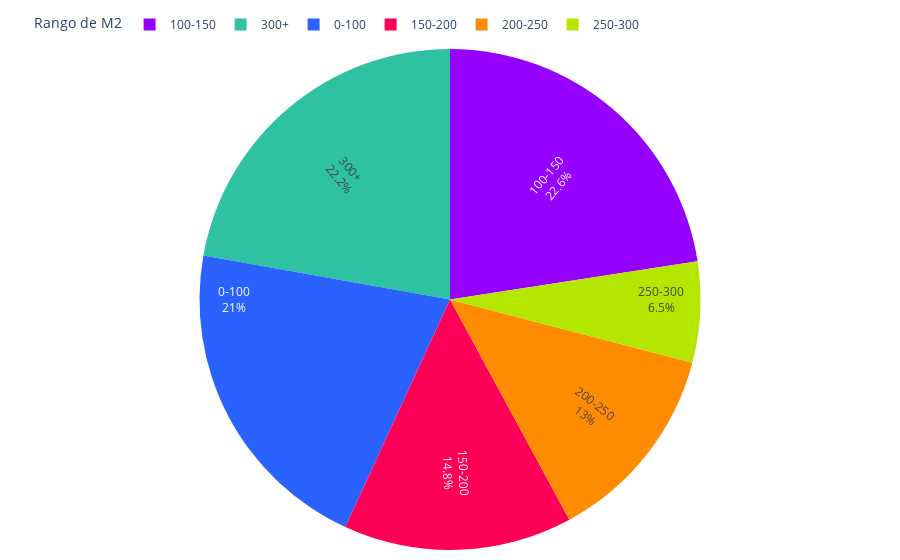

Notebook code cell kept with this figure:
### Code cell
def sumar_tablas(dataframes_list):
    tabla_suma = None
    
    for df in dataframes_list:
        tabla_actual = df.groupby(['m2_construido', 'segmento']).size().unstack(fill_value=0)
        
        if tabla_suma is None:
            tabla_suma = tabla_actual
        else:
            tabla_suma = tabla_suma.add(tabla_actual, fill_value=0)
    
    print("Tabla general de frecuencia:")
    print(tabla_suma)
    
    fig = graficar_tabla(tabla_suma)
    
    # Guardar la gráfica como archivo HTML
    guardar_grafico_como_html(fig, 'g_pie_dist_m2_construidos', carpeta='assets/graficas')
    
    return fig

colores = ['#2962ff', '#9500ff', '#ff0059', '#ff8c00', '#b4e600', '#2EC2A2','#E50CB6','#4225CF','#2CBA4D']

def graficar_tabla(tabla):
    # Sumar los valores por 'm2_contruido' para obtener el total por rango de M2
    suma_por_m2 = tabla.sum(axis=1)
    
    fig = go.Figure(data=[go.Pie(
        labels=suma_por_m2.index.astype(str),
        values=suma_por_m2.values,
        marker=dict(colors=colores),
        textinfo='label+percent',
        insidetextorientation='radial'
    )])
    
    fig.update_layout(
        # title="Distribución de M2 construidos",
        legend_title="Rango de M2",
        barmode='group',
        legend=dict(
            orientation='h',  # Orientación horizontal de la leyenda
            yanchor='bottom',  # Anclar al borde inferior
            y=1.02, 
            xanchor='right',
            x=0.72
        ),
        plot_bgcolor='rgba(0,0,0,0)',  # Color de fondo del gráfico
        margin=dict(l=10, r=10, t=10, b=10) # Ajusta los márgenes (left, right, top, bottom)
    )    
    
    fig.show()
    return fig

def guardar_grafico_como_html(fig, nombre_archivo, carpeta='assets/graficas'):
    # Crear la carpeta si no existe
    if not os.path.exists(carpeta):
        os.makedirs(carpeta)
    
    # Guardar la gráfica como archivo HTML en la carpeta especificada
    ruta_archivo = os.path.join(carpeta, f'{nombre_archivo}.html')
    pio.write_html(fig, ruta_archivo)
fig1 = sumar_tablas(dataframes_list)

### Figure 1 — Plotly figure (JSON) as saved in the notebook; plotly's stock layout.template omitted (floating-point values rounded to 4 significant figures)
{"data": [{"insidetextorientation": "radial", "labels": ["0-100", "100-150", "150-200", "200-250", "250-300", "300+"], "marker": {"colors": ["#2962ff", "#9500ff", "#ff0059", "#ff8c00", "#b4e600", "#2EC2A2", "#E50CB6", "#4225CF", "#2CBA4D"]}, "textinfo": "label+percent", "type": "pie", "values": [3652, 3933, 2574, 2270, 1133, 3866]}], "layout": {"barmode": "group", "legend": {"orientation": "h", "title": {"text": "Rango de M2"}, "x": 0.72, "xanchor": "right", "y": 1.02, "yanchor": "bottom"}, "margin": {"b": 10, "l": 10, "r": 10, "t": 10}, "plot_bgcolor": "rgba(0,0,0,0)"}}
